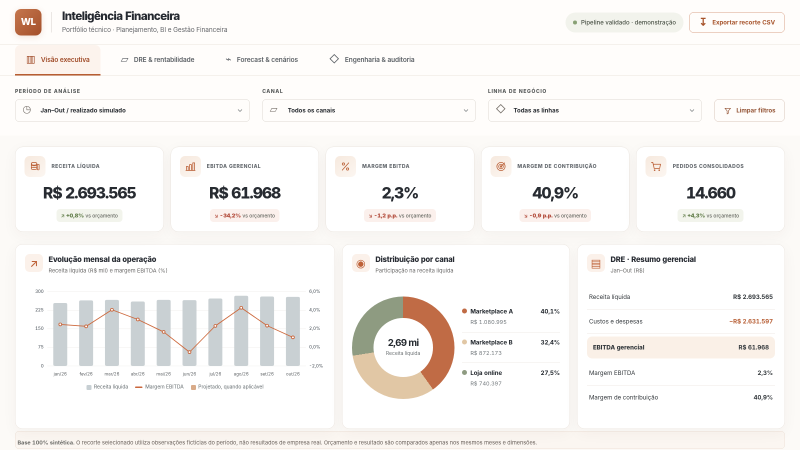
#> input picture entregaveis/Preview_Case03.png, 1600 x 900 px (shown at 1/2 size)
$ python gerar_miniatura.py
#> lines starting #> are read from the running program, lines starting #| are printed output that depends on the picture
"""Gera a miniatura de divulgação a partir de uma captura REAL do dashboard.

Uso: python codigo/gerar_miniatura.py
Requer Pillow e entregaveis/Preview_Case03.png.
"""
from pathlib import Path
from PIL import Image, ImageDraw, ImageFont, ImageFilter

ROOT = Path(__file__).resolve().parents[1]
FONTS = Path('/usr/share/fonts/truetype/lato')


def font(size, bold=False, heavy=False):
    kind = 'Lato-Heavy.ttf' if heavy else 'Lato-Bold.ttf' if bold else 'Lato-Regular.ttf'
    if (FONTS / kind).exists():
        return ImageFont.truetype(str(FONTS / kind), size)
    return ImageFont.truetype('/usr/share/fonts/truetype/dejavu/DejaVuSans.ttf', size)


def build():
    source = ROOT / 'entregaveis' / 'Preview_Case03.png'
    target = ROOT / 'entregaveis' / 'Miniatura_LinkedIn_Case03.png'
    if not source.exists():
        raise FileNotFoundError(f'Primeiro gere uma captura real: {source}')

    W, H = 1200, 630
    bg = Image.new('RGB', (W, H), '#fcfaf7')
    d = ImageDraw.Draw(bg)
    # Uma peça editorial, não um dashboard falso: o lado direito é captura real.
    d.rectangle((0, 0, 11, H), fill='#bd673f')
    d.rounded_rectangle((44, 52, 108, 116), radius=14, fill='#bd673f')
    d.text((57, 69), 'WL', fill='#fff', font=font(27, heavy=True))
    d.text((126, 70), 'PORTFÓLIO TÉCNICO', fill='#6d6c69', font=font(16, bold=True))
    d.text((47, 157), 'CASE 03  /  FINANÇAS', fill='#b56036', font=font(17, bold=True))
    d.text((45, 219), 'Inteligência', fill='#252a2f', font=font(57, heavy=True))
    d.text((45, 291), 'Financeira', fill='#252a2f', font=font(57, heavy=True))
    d.rectangle((47, 379, 192, 384), fill='#c56b43')
    d.text((47, 418), 'DRE  ·  ORÇAMENTO  ·  FORECAST', fill='#695f59', font=font(19, bold=True))
    d.text((47, 459), 'Python  /  Business Intelligence', fill='#6c7074', font=font(18))
    d.rounded_rectangle((47, 535, 432, 582), radius=11, fill='#f7eee6')
    d.text((63, 550), 'ESTUDO 100% SINTÉTICO', fill='#ad5c38', font=font(16, bold=True))

    shot = Image.open(source).convert('RGB')
#> shot is the input picture: PIL image 1600x900 RGB; mean R, G, B 246.8, 244.6, 242.6
    # Enquadra o cabeçalho, KPIs e três painéis reais do projeto.
    sw, sh = shot.size
#> sw = 1600; sh = 900
    crop = shot.crop((int(sw * .01), int(sh * .02), int(sw * .99), min(sh, int(sh * .99))))
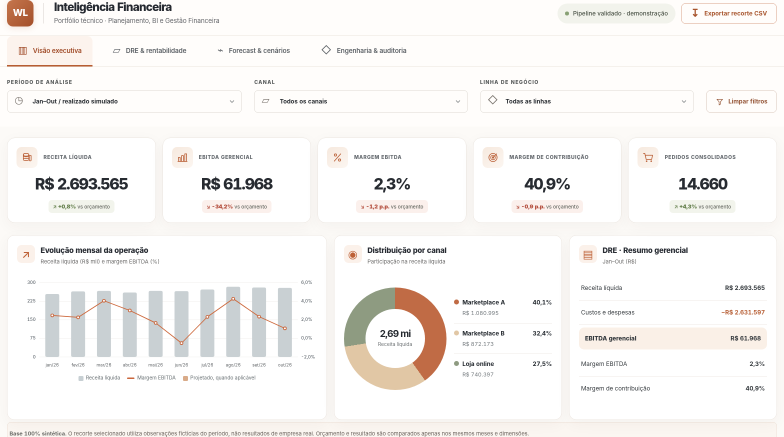
#> crop: PIL image 1568x873 RGB (shown at 1/2 size); mean R, G, B 246.4, 244.3, 242.4
    thumb = crop.resize((724, 410), Image.Resampling.LANCZOS)
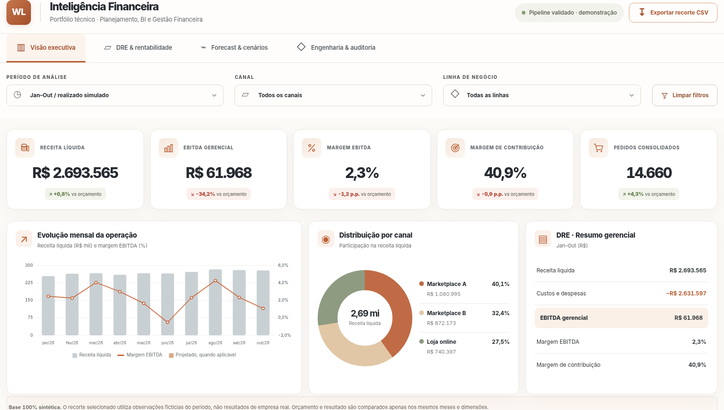
#> thumb: PIL image 724x410 RGB; mean R, G, B 246.2, 244.1, 242.2
    # Sombra suave de tela.
    shadow = Image.new('RGBA', (W, H), (0, 0, 0, 0))
#> shadow: PIL image 1200x630 RGBA; every value is 0
    sd = ImageDraw.Draw(shadow)
    sd.rounded_rectangle((513, 103, 1190, 532), radius=17, fill=(65, 40, 28, 64))
    shadow = shadow.filter(ImageFilter.GaussianBlur(18))
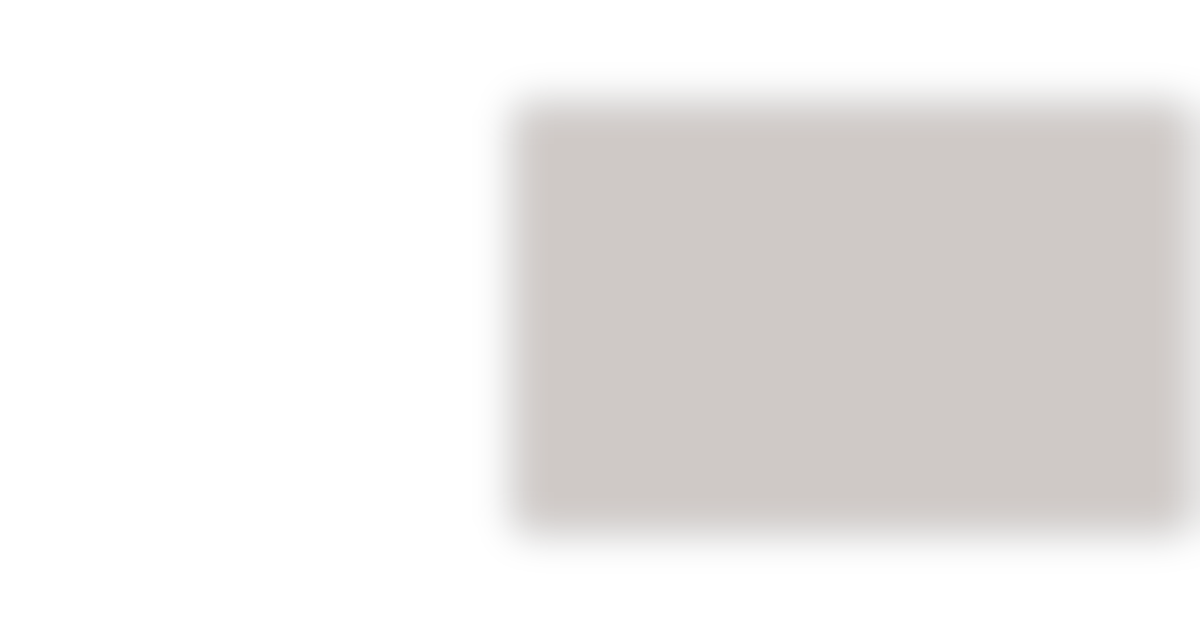
#> shadow: PIL image 1200x630 RGBA; mean R, G, B, A 25, 15.4, 10.8, 24.6; transparent parts drawn white
    bg = Image.alpha_composite(bg.convert('RGBA'), shadow)
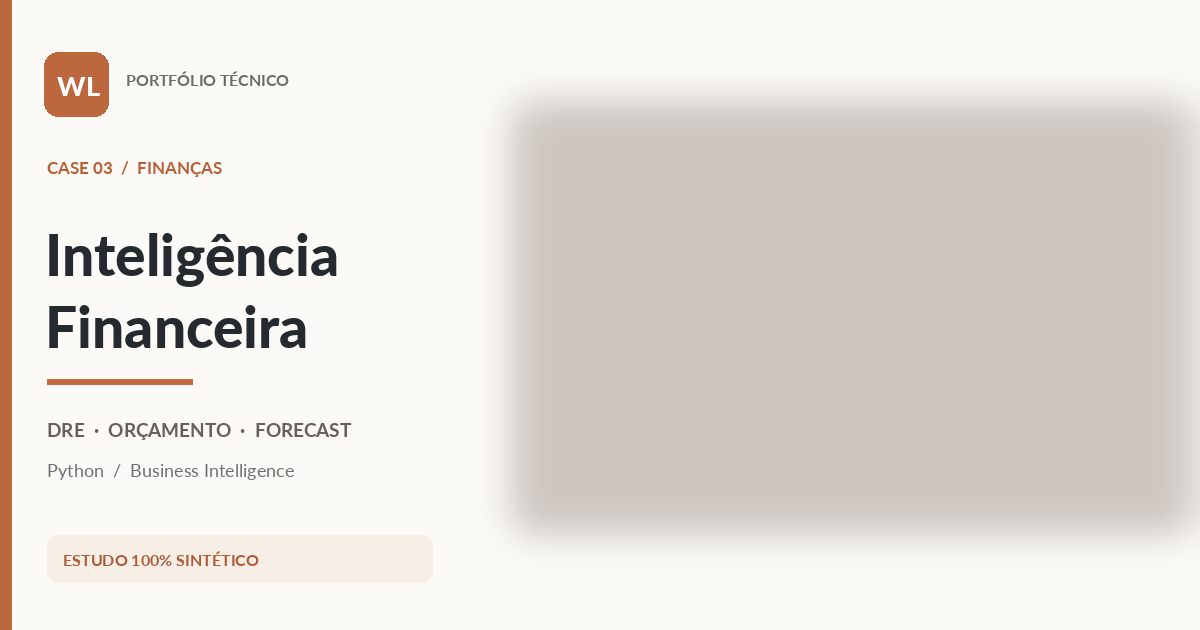
#> bg: PIL image 1200x630 RGBA; mean R, G, B, A 228.9, 223.1, 218.8, 255
    # Recorte lateral com resolução nativa, sem criar dados nem gráficos.
    x, y, cw, ch = 506, 94, 661, 427
    crop_display = thumb.crop((0, 0, cw, ch))
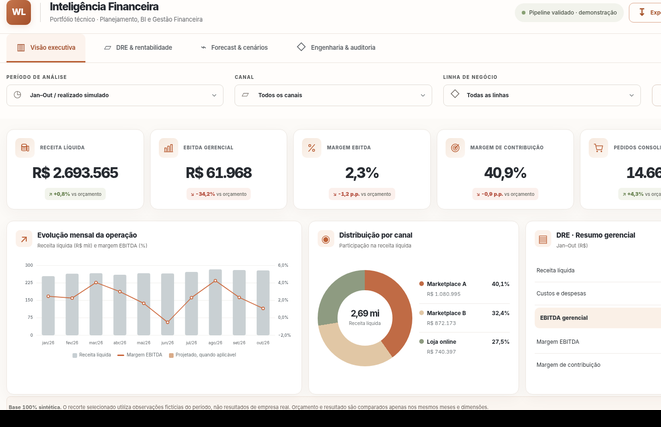
#> crop_display: PIL image 661x427 RGB; mean R, G, B 236, 234, 232.2
    rounded_mask = Image.new('L', (cw, ch), 0)
#> rounded_mask: PIL image 661x427 L; every value is 0
    md = ImageDraw.Draw(rounded_mask)
    md.rounded_rectangle((0, 0, cw - 1, ch - 1), radius=14, fill=255)
    bg.paste(crop_display, (x, y), rounded_mask)
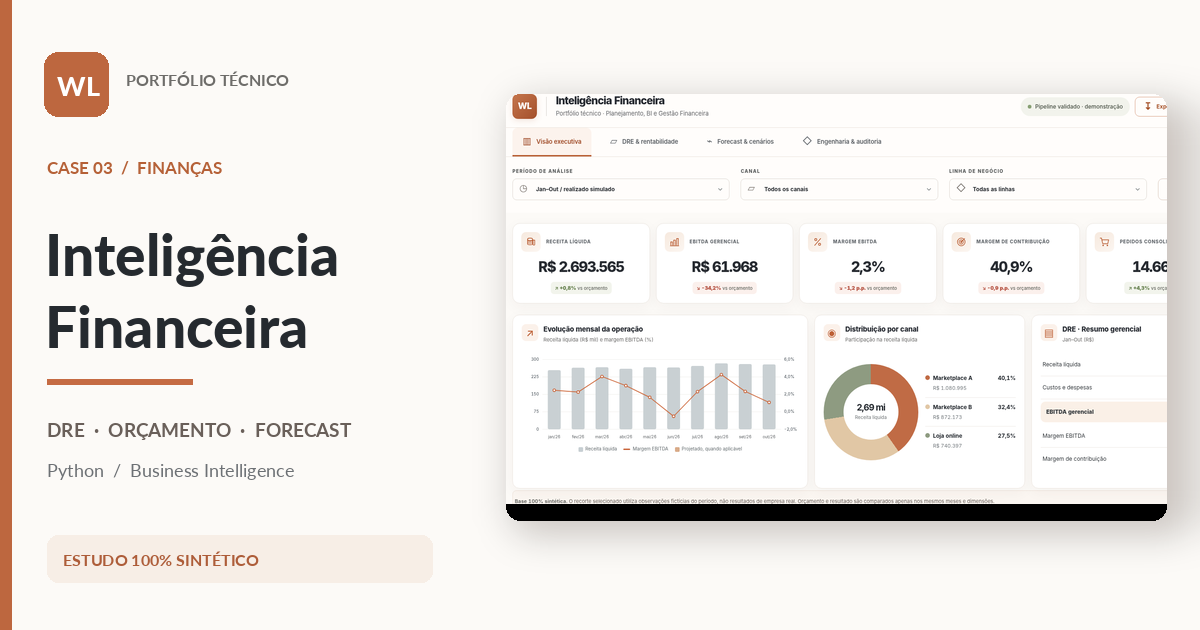
#> bg: PIL image 1200x630 RGBA; mean R, G, B, A 239.7, 236, 232.8, 255
    final_draw = ImageDraw.Draw(bg)
    final_draw.rounded_rectangle((x, y, x + cw, y + ch), radius=14, outline='#e5d6cb', width=3)
    final_draw.text((538, 552), 'Dashboard interativo · visão executiva', fill='#8a6351', font=font(17, bold=True))
    bg.convert('RGB').save(target, 'PNG', optimize=True)
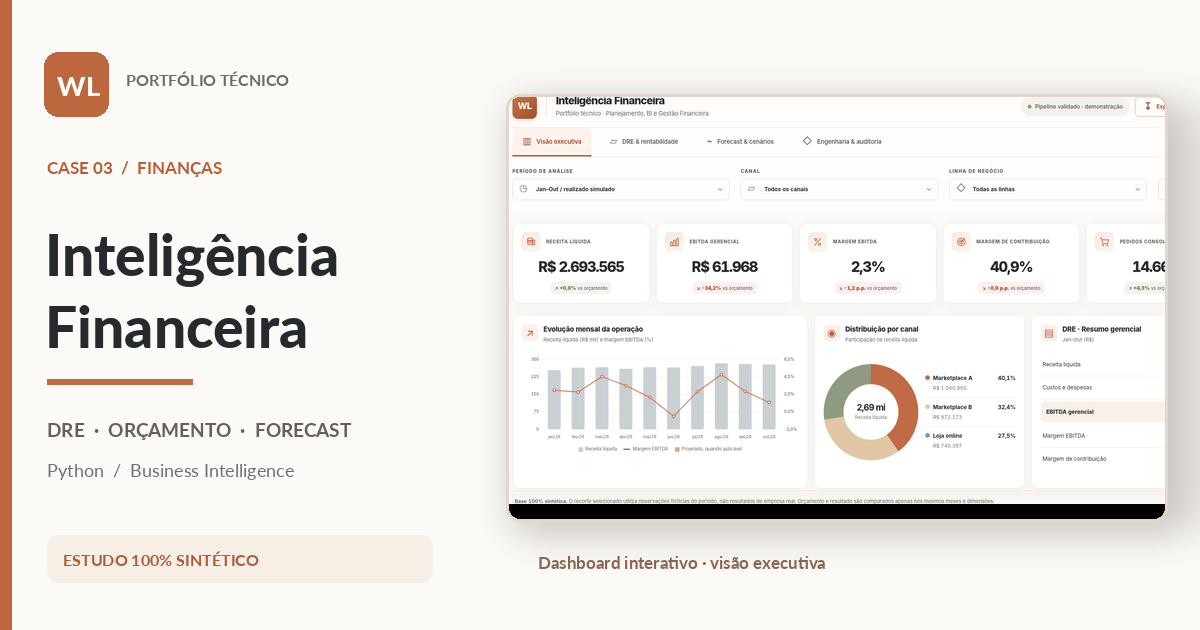
#> saved as Miniatura_LinkedIn_Case03.png: PIL image 1200x630 RGB; mean R, G, B 239.9, 236, 232.6
    return target


if __name__ == '__main__':
    print('Miniatura:', build())
